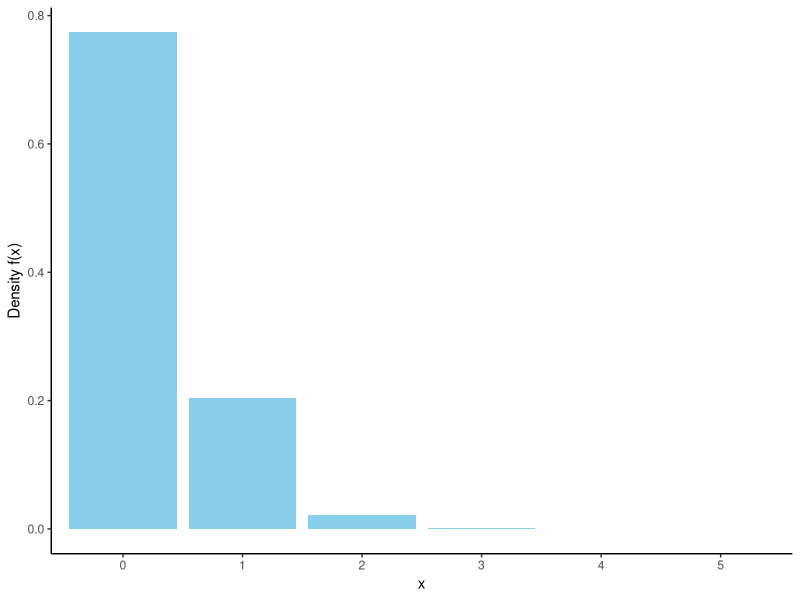

Write R code to recreate this figure.
## ---- chunk 1
dbinom(x = 0, size = 5, prob = .05)
## ---- chunk 2
pbinom(q = 1, size = 5, prob = .05)
## ---- chunk 3
x <- 0:5
dbinom(x, 5, 0.05) #All pmf values for x = 0–5
## ---- chunk 4
sum(dbinom(x, 5, 0.05)) #Check pmf sums to 1
## ---- chunk 5
dbinom(2, 5, 0.05) #Exactly 2 successes
## ---- chunk 6
pbinom(2, 5, 0.05) #At most 2 successes
## ---- chunk 7
1 - pbinom(2, 5, 0.05) #More than 2 successes
pbinom(2, 5, .05, lower.tail = FALSE) #Alternative way to find more than 2 successes:
## ---- chunk 8
library(ggplot2)

data <- data.frame(x = x, d = dbinom(x, 5, 0.05))

ggplot(data) +
  geom_col(aes(x = factor(x), y = d), fill = "skyblue") +
  labs(x = "x", y = "Density f(x)") +
  theme_classic()
